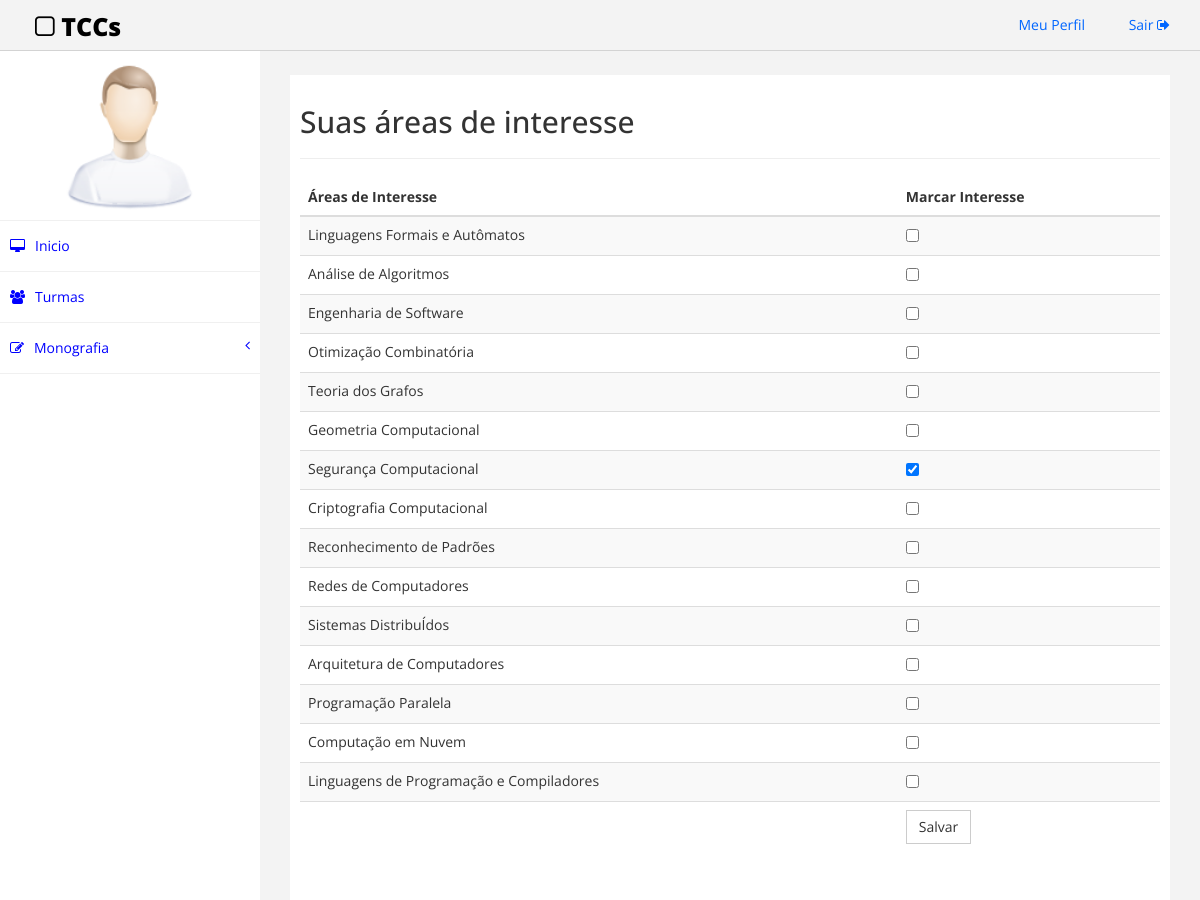
The app's page /src/areaInteresse.php (signed in) with its own data.
### tables this page shows
CREATE TABLE IF NOT EXISTS `prof_has_interesse` (
  `siape` varchar(20) DEFAULT NULL,
  `idInteresse` int(11) DEFAULT NULL,
  KEY `siape` (`siape`),
  KEY `idInteresse` (`idInteresse`)
);

CREATE TABLE IF NOT EXISTS `area_interesse` (
  `idInteresse` int(11) NOT NULL AUTO_INCREMENT,
  `nomeInteresse` varchar(50) NOT NULL,
  PRIMARY KEY (`idInteresse`)
);

### src/areaInteresse.php (the view, shortened to what this page needs)
<!DOCTYPE html>
<html>
<head>
    <link href="assets/css/bootstrap.css" rel="stylesheet" />
    <link href="assets/css/font-awesome.css" rel="stylesheet" />
    <link href="assets/css/custom.css" rel="stylesheet" />
</head>
<body>
    <div id="wrapper">
         <div class="navbar navbar-inverse navbar-fixed-top">
            <div class="adjust-nav">
                <div class="navbar-header">
                    <a class="navbar-brand" href="#"><i class="fa fa-square-o "></i>&nbsp;TCCs</a>
                </div>
                <div class="navbar-collapse collapse">
                    <ul class="nav navbar-nav navbar-right">
                        <li><a href="./perfil.php">Meu Perfil <i class="fa fa-user-circle "></i></a></li>
                        <li><a href="./action/logout.php">Sair <i class="fa fa-sign-out "></i></a></li>
                    </ul>
                </div>
            </div>
        </div>
        <nav class="navbar-default navbar-side" role="navigation">
            <div class="sidebar-collapse">
                <ul class="nav" id="main-menu">
                    <li class="text-center user-image-back">
                        <img src="assets/img/find_user.png" class="img-responsive user-image" />
                    </li>
                     <li>
                        <a href=<?php if($_SESSION['sou'] == 2){
        echo "'indexProfessor.php'";} else {echo "'indexCoordenador.php'";} ?>><i class="fa fa-desktop "></i>Inicio</a>
                    </li>
                    <li>
                        <a href="turmas.php"><i class="fa fa-users "></i>Turmas</a>
                    </li>
                    <li>
                        <a href="#"><i class="fa fa-edit "></i>Monografia<span class="fa arrow"></span></a>
                    </li>
            </div>
        </nav>
        <div id="page-wrapper" >
            <div id="page-inner">
                <div class="row">
                    <div class="col-md-12">
                     <h2>Suas áreas de interesse</h2>
                     <hr />
                    </div>
                </div>
                <div class="row">
                <form class="form-horizontal" action="./action/cadastra_interesse.php" method="post">
                    <div class="col-md-12">
                        <table class="table table-striped table-hover table-responsive">
                            <thead>
                                <tr>
                                    <th>
                                        Áreas de Interesse
                                    </th>
                                    <th>
                                        Marcar Interesse
                                    </th>
                                </tr>
                            </thead>
                            <tbody>
                                <?php
                                    $conn = new Connection();
                                    $connection = $conn->getConnection();
                                    $nomes = array();
                                    $sql = "SELECT `prof_has_interesse`.`siape`, `area_interesse`.*
                                            FROM `area_interesse`
                                            LEFT JOIN `prof_has_interesse` ON `prof_has_interesse`.`idInteresse` = `area_interesse`.`idInteresse`;";
                                    $resultado = mysqli_query($connection, $sql) or die ("Erro ao conectar na tabela " . mysqli_error($connection));
                                    while($row = $resultado->fetch_assoc()) {
                                        $idInteresse = $row['idInteresse'];
                                        if (in_array($idInteresse, $nomes)) {
                                        } else {
                                            $nomes[] = $idInteresse;
                                            echo "<tr><td>".$row["nomeInteresse"]."</td><td><input type='checkbox' name='check_box[]' value='".$row["idInteresse"]."' ";
                                            $sql2 = "SELECT * FROM prof_has_interesse WHERE siape = '".$_SESSION['usuario']."' AND idInteresse = '".$idInteresse."';";
                                            $resultado2 = mysqli_query($connection, $sql2) or die ("Erro ao conectar na tabela " . mysqli_error($connection));
                                            $count = mysqli_num_rows($resultado2);
                                            if ($count>0) {
                                                echo "checked";
                                            }
                                            echo "/></td></tr>";
                                        }
                                   }
                                ?>
                                <tr>
                                <td>
                                </td>
                                        <td>
                                        <button type="submit" name="submit" class="btn btn-default">Salvar</button>
                                        </td>
                                        </tr>
                      </div>
                    </div>
                </div>
            </div>
            </div>
</body>
</html>

### src/assets/css/custom.css (style rules this page uses)
body { font-family: 'Open Sans', sans-serif; }
#wrapper { width: 100%; margin-top:50px; }
#page-wrapper { padding: 15px 15px; min-height: 600px; background:#F3F3F3; }
#page-inner { width:100%; margin:10px 20px 10px 0px; background-color:#fff!important; padding:10px; min-height:1200px; }
.text-center { text-align:center; }
.user-image-back { background-color: white; padding: 10px; }
.user-image { width: 150px; height: 150px; display: block; margin: 0 auto; }
.navbar-inverse .navbar-nav > li > a { color: #06F; }
.arrow { float: right; }
.fa.arrow:before { content: "\f104"; }
.sidebar-collapse , .sidebar-collapse .nav { background:none; }
.sidebar-collapse .nav { padding:0; }
.sidebar-collapse .nav > li > a { background: #FFFFFF; text-shadow: none; color:#0000FF; }
.sidebar-collapse > .nav > li > a { padding:15px 10px; }
.sidebar-collapse > .nav > li { border-bottom: 1px solid rgba(240, 240, 240, 1) !important; }
.navbar-side { border:none; background-color: #202020; }
.navbar-inverse { background-color: #f3f3f3; border-color: #D3D3D3; }
.navbar-default { border:0px solid #DDDDDD; }
.nav > li > a > i { margin-right:10px; }
.navbar-inverse .navbar-brand { color: #000000; font-size: 25px; font-weight: 900; }
.adjust-nav { padding-left:20px;padding-right:20px; }
.btn { border-radius: 0px; -webkit-border-radius: 0px; -moz-border-radius: 0px; }
@media (min-width:768px) { #page-wrapper { margin: 0 0 0 260px; padding: 15px 30px; min-height: 1200px; } }
@media (min-width:768px) { .navbar-side { z-index: 1; position: absolute; width: 260px; } }
@media (min-width:768px) { .navbar { border-radius: 0px; } }

### records on screen
prof_has_interesse: idInteresse.nomeInteresse "Linguagens Formais e Autômatos"
area_interesse: nomeInteresse "Análise de Algoritmos"
area_interesse: nomeInteresse "Engenharia de Software"
area_interesse: nomeInteresse "Otimização Combinatória"
area_interesse: nomeInteresse "Teoria dos Grafos"
area_interesse: nomeInteresse "Geometria Computacional"
prof_has_interesse: idInteresse.nomeInteresse "Segurança Computacional"
area_interesse: nomeInteresse "Criptografia Computacional"
area_interesse: nomeInteresse "Reconhecimento de Padrões"
area_interesse: nomeInteresse "Redes de Computadores"
prof_has_interesse: idInteresse.nomeInteresse "Sistemas DistribuÍdos"
area_interesse: nomeInteresse "Arquitetura de Computadores"
prof_has_interesse: idInteresse.nomeInteresse "Programação Paralela"
prof_has_interesse: idInteresse.nomeInteresse "Computação em Nuvem"
area_interesse: nomeInteresse "Linguagens de Programação e Compiladores"
